Frame 1 (no input): blank canvas, image omitted
Frame 60 (no input): blank canvas, image omitted
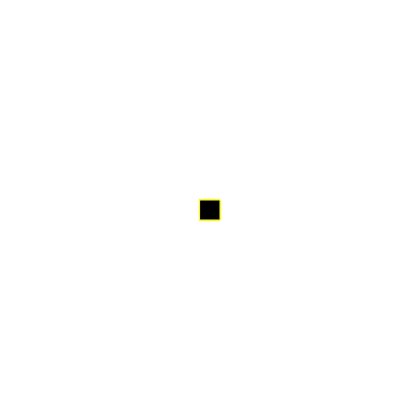
Frame 120 (the mouse pressed at the canvas centre since frame 60)

The p5.js sketch whose frames 1 and 60 were blank and that drew this single picture after the mouse press (run headless with seeded random() and noise() and a simulated clock; from frame 60 on, the mouse is pressed at the canvas centre):

// p5.js sketch
// ── sketch.js
function setup() {
    createCanvas(400, 400);
  background("white");
  }
  
  function draw() {
  stroke("yellow");
   fill("black");
   if (mouseIsPressed)  {
    rect(mouseX, mouseY, 20, 20);
   }
  }
